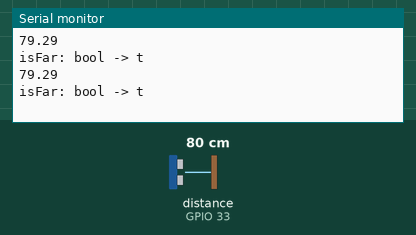
The sketch below on a simulated ESP32. On the bench: the last lines printed to the serial monitor. Wiring (inferred from the names in the program): ultrasonic range finder: trigger GPIO 32; echo GPIO 33. The inputs (shaded band) are chosen by the test bench; at power-on: distance to the obstacle (sensor on GPIO 33) 80 cm. The echo pulse lasts 58.3 µs per cm.

Above: at 1.2 s.
1.3 s: distance to the obstacle (sensor on GPIO 33) set to 2 cm
At 2.8 s:
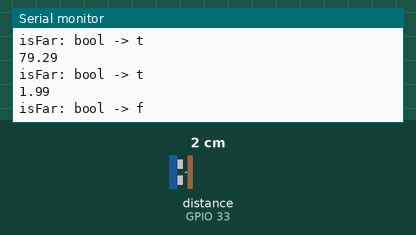
4.3 s: distance to the obstacle (sensor on GPIO 33) set to 4 cm
At 5.7 s:
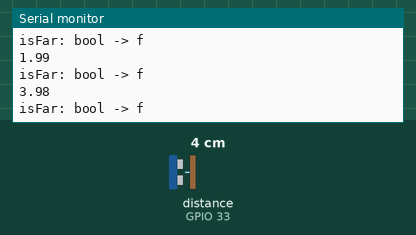
Timing chart, 0 to 7.3 s (numbered marks = the images above; inputs shaded):
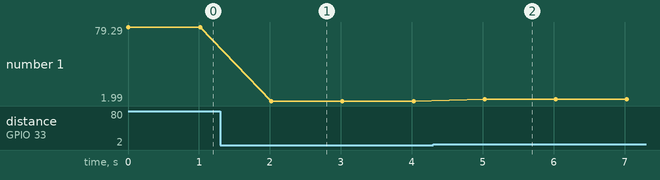

The sketch:

sonic.ino
```cpp
#define TRIG 32
#define ECHO 33

void setup()
{
    Serial.begin(9600);
    pinMode(ECHO, INPUT);
    pinMode(TRIG, OUTPUT);
}

void sendTriggerPulse()
{
    digitalWrite(TRIG, LOW);
    delayMicroseconds(2);
    digitalWrite(TRIG, HIGH);
    delayMicroseconds(10);
    digitalWrite(TRIG, LOW);
}

void loop()
{
  double d = measureDistCm();
  Serial.println(d);
  Serial.printf("isFar: bool -> %s\n", isFar(10.0)?"t":"f");
  delay(1000);
}

bool isFar(double dist)
{
  double d = measureDistCm();
  if(d == -1)
  {
    return false;
  }else if(d >= dist){
    return true;
  }else{
    return false;
  }

}

double measureDistCm()
{
  sendTriggerPulse();
  double duration = pulseIn(ECHO, HIGH);
  double distance = 0;
  if (duration > 0)
  {
    duration = duration / 2;
    distance = duration * 340 * 100 / 1000000;
  }else{
    distance = -1.0;
  }
  return distance;
}
```

Measured:
- after the input at 1.3 s, the serial monitor: prints a new line after 0.72 s (image 1)
- after the input at 4.3 s, the serial monitor: prints a new line after 0.73 s (image 2)
- plotted number 1: 79.29 → 1.99 after the input at 1.3 s, 1.99 → 3.98 after the input at 4.3 s
